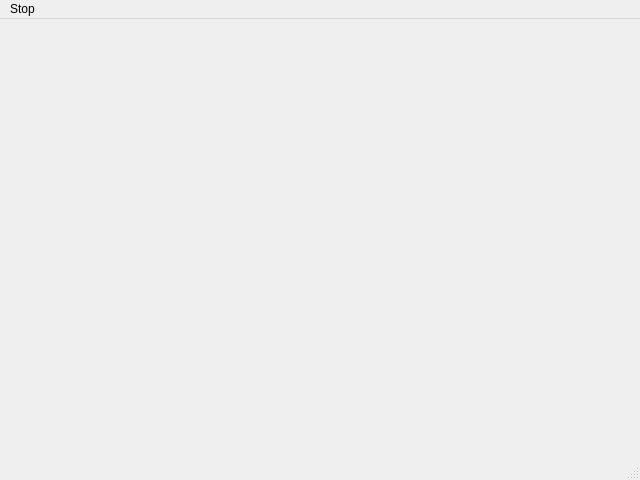
<?xml version="1.0" encoding="UTF-8"?>
<ui version="4.0">
 <class>MainWindow</class>
 <widget class="QMainWindow" name="MainWindow">
  <property name="geometry">
   <rect>
    <x>0</x>
    <y>0</y>
    <width>640</width>
    <height>480</height>
   </rect>
  </property>
  <property name="windowTitle">
   <string>MainWindow</string>
  </property>
  <widget class="QWidget" name="centralwidget"/>
  <widget class="QMenuBar" name="menubar">
   <property name="geometry">
    <rect>
     <x>0</x>
     <y>0</y>
     <width>640</width>
     <height>21</height>
    </rect>
   </property>
   <widget class="QMenu" name="menuProcesses">
    <property name="title">
     <string>Stop</string>
    </property>
    <addaction name="actionStop_Mesher"/>
    <addaction name="actionStop_AerOpt"/>
   </widget>
   <addaction name="menuProcesses"/>
  </widget>
  <widget class="QStatusBar" name="statusbar"/>
  <action name="actionStop_Mesher">
   <property name="text">
    <string>Stop Mesher</string>
   </property>
  </action>
  <action name="actionStop_AerOpt">
   <property name="text">
    <string>Stop Optimiser</string>
   </property>
  </action>
 </widget>
 <resources/>
 <connections/>
</ui>
